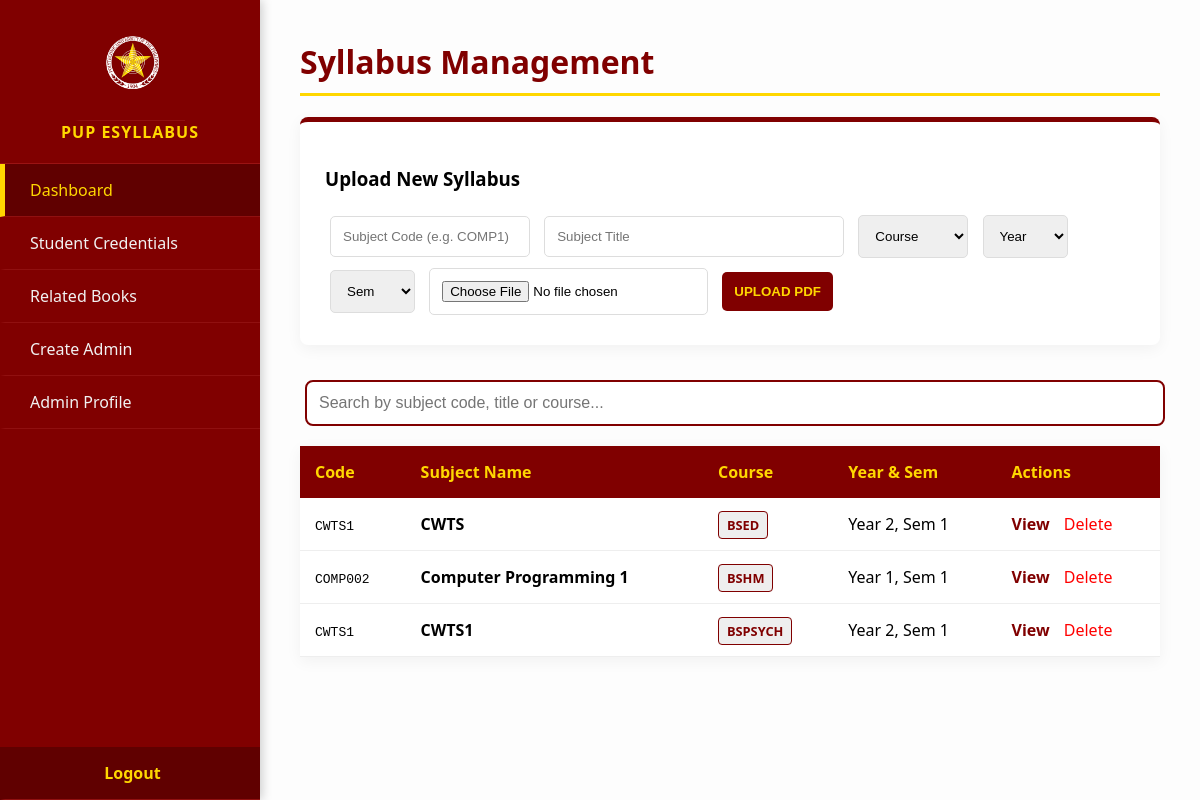
/admin.php (signed in), run on the app's committed database.
### tables this page shows
CREATE TABLE `subjects` (
  `id` int(11) NOT NULL,
  `subject_name` varchar(255) NOT NULL,
  `subject_code` varchar(20) DEFAULT NULL,
  `year_level` int(11) NOT NULL,
  `semester` int(11) NOT NULL,
  `file_path` varchar(255) NOT NULL,
  `date_added` timestamp NOT NULL DEFAULT current_timestamp(),
  `course_code` varchar(20) NOT NULL,
  `views` int(11) DEFAULT 0
);

### admin.php (the view, shortened to what this page needs)
<?php
include 'db.php';
?>
<!DOCTYPE html>
<html lang="en">
<head>
</head>
<body>
<div class="sidebar">
    <div class="sidebar-header">
        <a href="admin.php"><img src="logo200.png" alt="PUP Logo"></a>
        <h2>PUP ESYLLABUS</h2>
    </div>
    <?php $current_page = basename($_SERVER['PHP_SELF']); ?>
    <a href="admin.php" class="<?php echo ($current_page == 'admin.php') ? 'active' : ''; ?>">Dashboard</a>
    <a href="manage_students.php">Student Credentials</a>
    <a href="manage_books.php">Related Books</a>
    <a href="register.php">Create Admin</a>
    <a href="profile_admin.php">Admin Profile</a>
    <a href="logout.php" class="logout-link">Logout</a>
</div>
<div class="main-content">
    <h1>Syllabus Management</h1>
    <div class="form-box">
        <h3>Upload New Syllabus</h3>
        <form method="POST" enctype="multipart/form-data">
            <input type="text" name="subject_code" placeholder="Subject Code (e.g. COMP1)" required style="width: 200px;">
            <input type="text" name="subject_name" placeholder="Subject Title" required style="width: 300px;">
            <select name="course_code" required>
                <option value="" disabled selected>Course</option>
            </select>
            <select name="year_level" required>
                <option value="" disabled selected>Year</option>
            </select>
            <select name="semester" required>
                <option value="" disabled selected>Sem</option>
            </select>
            <input type="file" name="syllabus_file" accept=".pdf" required>
            <button type="submit" name="upload_syllabus">UPLOAD PDF</button>
        </form>
    </div>
    <input type="text" id="adminSearch" class="search-bar" placeholder="Search by subject code, title or course..." onkeyup="filterTable()">
    <table id="syllabusTable">
        <thead>
            <tr>
                <th>Code</th>
                <th>Subject Name</th>
                <th>Course</th>
                <th>Year & Sem</th>
                <th>Actions</th>
            </tr>
        </thead>
        <tbody>
            <?php
            $result = $conn->query("SELECT * FROM subjects ORDER BY course_code ASC, year_level ASC, semester ASC");
            if ($result && $result->num_rows > 0) {
                while($row = $result->fetch_assoc()): ?>
                    <tr>
                        <td><code><?php echo htmlspecialchars($row['subject_code'] ?? 'N/A'); ?></code></td>
                        <td><strong><?php echo htmlspecialchars($row['subject_name']); ?></strong></td>
                        <td><span class="badge-course"><?php echo $row['course_code']; ?></span></td>
                        <td>Year <?php echo $row['year_level']; ?>, Sem <?php echo $row['semester']; ?></td>
                        <td>
                            <a href="view_logger.php?file=<?php echo urlencode($row['file_path']); ?>&subject=<?php echo urlencode($row['subject_name']); ?>" target="_blank" style="color:#800000; font-weight:bold; text-decoration:none;">View</a>
                            <a href="admin.php?delete=<?php echo $row['id']; ?>" style="color:red; margin-left:10px; text-decoration:none;" onclick="return confirm('Sigurado ka bang buburahin ito?')">Delete</a>
                        </td>
                    </tr>
                <?php endwhile;
            } else { echo "<tr><td colspan='5' style='text-align:center;'>No records found.</td></tr>"; }
            ?>
        </tbody>
    </table>
</div>
</body>
</html>

### admin.php (style rules this page uses)
* { box-sizing: border-box; }
body { font-family: 'Segoe UI', sans-serif; margin: 0; display: flex; background: #fdfdfd; }
.sidebar { width: 260px; height: 100vh; background-color: #800000; color: white; position: fixed; display: flex; flex-direction: column; box-shadow: 2px 0 10px rgba(0,0,0,0.2); z-index: 1000; }
.sidebar-header { text-align: center; padding: 20px 10px; border-bottom: 1px solid #9b1313; min-height: 160px; display: flex; flex-direction: column; align-items: center; justify-content: center; }
.sidebar-header img { width: 55px; height: auto; margin-bottom: 10px; cursor: pointer; transition: 0.3s; }
.sidebar h2 { font-size: 1rem; margin: 0; color: #FFD700; letter-spacing: 1px; text-transform: uppercase; }
.sidebar a { padding: 15px 25px; text-decoration: none; color: #f1f1f1; display: block; transition: 0.2s; border-bottom: 1px solid #901010; border-left: 5px solid transparent; }
.sidebar a.active { background-color: #600000; border-left: 5px solid #FFD700; color: #FFD700; }
.logout-link { margin-top: auto; background: #600000; text-align: center; color: #FFD700 !important; font-weight: bold; border-left: 5px solid transparent !important; }
.main-content { margin-left: 260px; padding: 40px; width: calc(100% - 260px); }
h1 { color: #800000; border-bottom: 3px solid #FFD700; padding-bottom: 10px; margin-top: 0; }
.form-box { background: white; padding: 25px; border-radius: 8px; border-top: 5px solid #800000; box-shadow: 0 4px 15px rgba(0,0,0,0.05); margin-bottom: 30px; }
input, select, button { padding: 12px; margin: 5px; border: 1px solid #ddd; border-radius: 5px; }
button { background: #800000; color: #FFD700; border: none; cursor: pointer; font-weight: bold; transition: 0.3s; }
.search-bar { width: 100%; padding: 12px; border: 2px solid #800000; border-radius: 8px; margin-bottom: 20px; font-size: 1rem; }
table { width: 100%; border-collapse: collapse; background: white; box-shadow: 0 4px 15px rgba(0,0,0,0.05); }
th { background-color: #800000; color: #FFD700; padding: 15px; text-align: left; position: sticky; top: 0; }
td { padding: 15px; border-bottom: 1px solid #eee; }
.badge-course { background: #eee; padding: 4px 8px; border-radius: 4px; font-size: 0.8rem; color: #800000; font-weight: bold; border: 1px solid #800000; }

### data on the page
subjects: subject_code "CWTS1", subject_name "CWTS", course_code "BSED", year_level "2", semester "1"
subjects: subject_code "COMP002", subject_name "Computer Programming 1", course_code "BSHM", year_level "1", semester "1"
subjects: subject_code "CWTS1", subject_name "CWTS1", course_code "BSPSYCH", year_level "2", semester "1"
